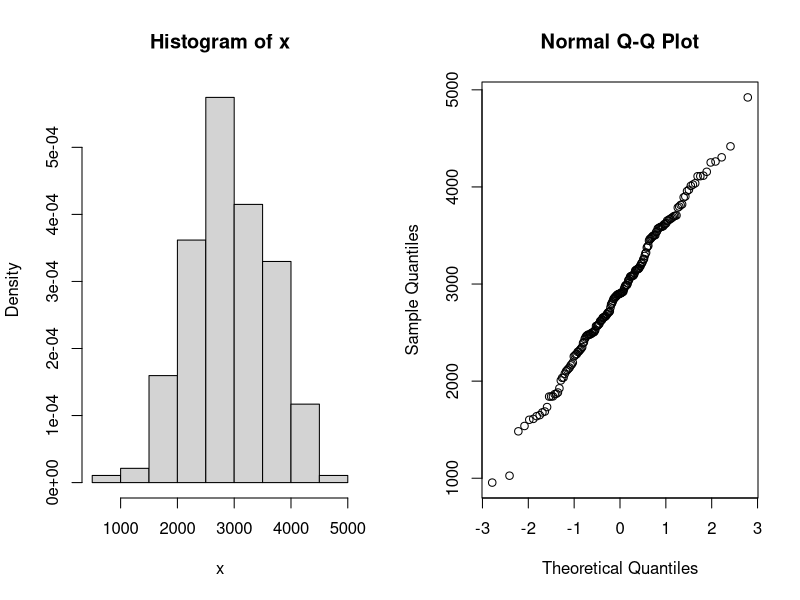
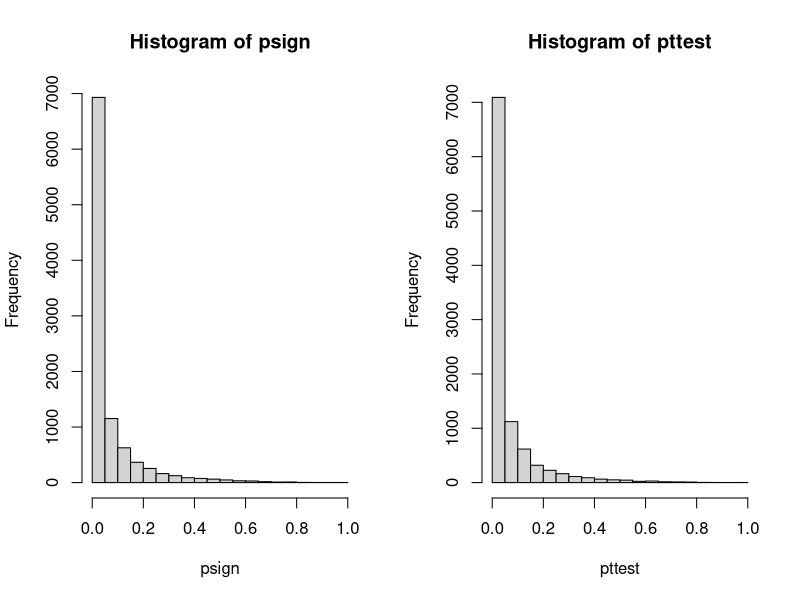
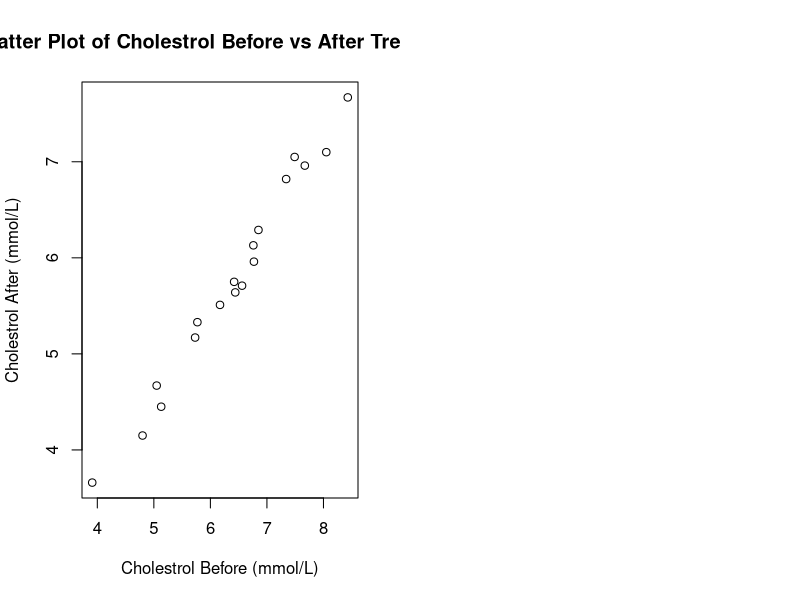
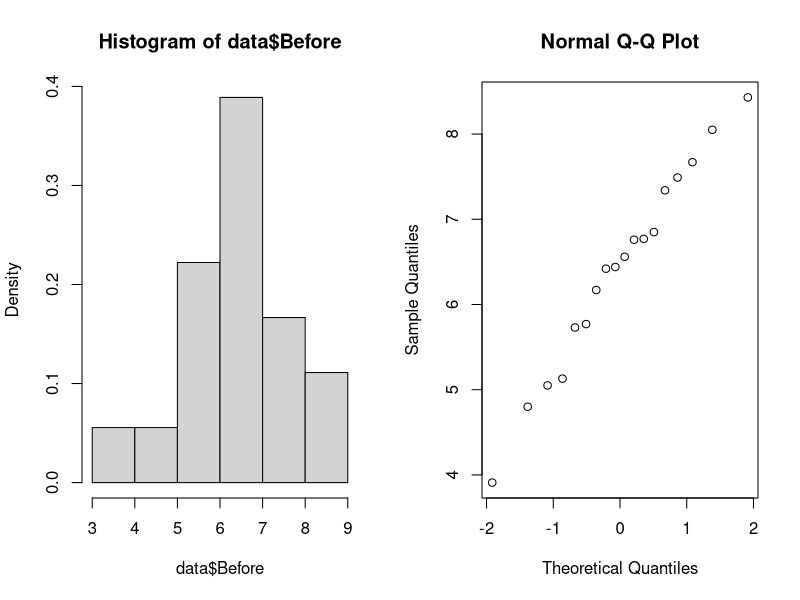
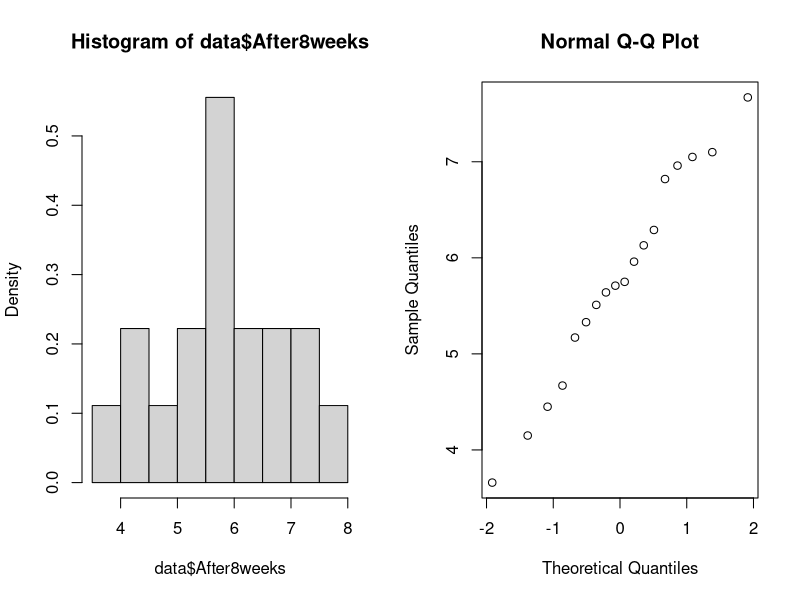
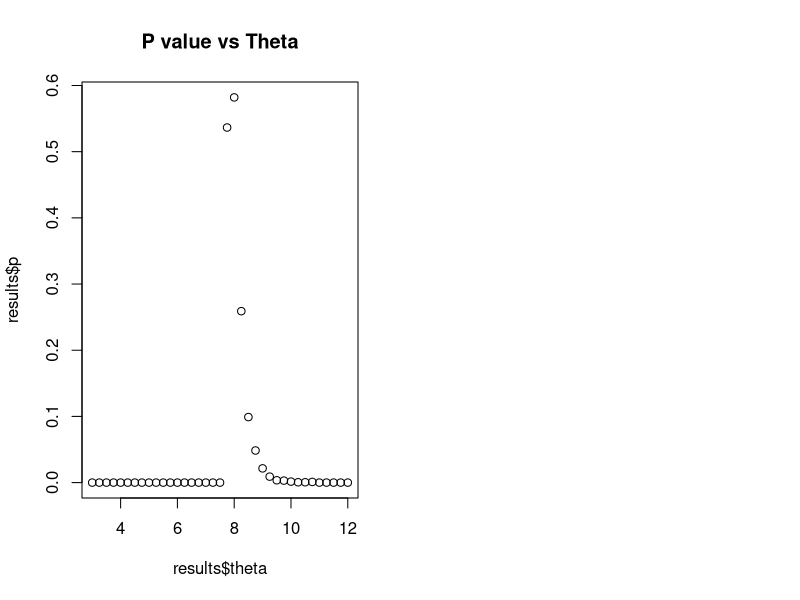

These figures' R source, in order:
## ---- chunk 1
data = read.table("birthweight.txt", header=T)
par(mfrow=c(1,2))
# use x as alias for the dataset
x = data$birthweight

# checking normality
hist(x, freq=F)
qqnorm(x)
shapiro.test(x)

t.test(x, conf.level=0.96)

# calculate min sample size needed
tval = qt(0.98, length(x))
m = 50
n = (tval * sd(x) / m) ** 2
print(sprintf("min sample size, n = %.2f", n))

## ---- chunk 2
B = 10000
Tstar = numeric(B)
for (i in 1:B){
  # sample with replacement, for a new sample of same length(x)
  Xstar = sample(x, replace=TRUE)
  Tstar[i] = mean(Xstar) 
}

Tstar02 = quantile(Tstar, 0.02)
Tstar04 = quantile(Tstar, 0.98)
print(sprintf("Bootstrap 96%% CI = [%.2f, %.2f]", Tstar02, Tstar04))
## ---- chunk 3
res = t.test(x, mu=2800, alt="g")
res #[[4]]
## ---- chunk 4
res = wilcox.test(x, mu=2800, alt="g")
res
## ---- chunk 5

B = 10000; n = length(x)
psign=numeric(B) ## will contain p-values of sign test
pttest=numeric(B) ## will contain p-values of t-test
for(i in 1:B) {
  y = rnorm(n, mean=mean(x),sd=sd(x)) ## generate data under H1 with mu=0.5
  mu = 2800
  pttest[i] = t.test(y, mu=mu, alternative="greater")[[3]] ## extract p-value
  psign[i] = wilcox.test(y, mu=mu, alt="g")[[3]]
  #psign[i] = binom.test(sum(x>0),n,p=0.5)[[3]]
} ## extract p-value
signPower = sum(psign<0.05) / B
tPower = sum(pttest<0.05) / B

print(sprintf("wilcox signed rank test power = %.4f, t-test power = %.4f", signPower, tPower))
par(mfrow=c(1,2))
hist(psign)
hist(pttest)

## ---- chunk 6
# compute pHat based on the data:
pHat = sum(x < 2600) / length(x)
n = length(x)
# compute z_{\alpha/2}
z = (pHat - 0.25) / sqrt((pHat * (1-pHat)) / n)
sprintf("pHat = %.5f, z = %.5f", pHat, z)
# compute alpha:
alpha = 2 * pnorm(z, lower.tail = F)
ciLevel = 1 - alpha
sprintf("confidence interval level = %.5f", ciLevel)

ciUpper = pHat + z * sqrt((pHat * (1-pHat)) / n)
ciLower = pHat - z * sqrt((pHat * (1-pHat)) / n)
sprintf("final confidence interval = [%.4f, %.4f]", ciLower, ciUpper)
## ---- chunk 7
prop.test(c(34, 28), c(95, 93))
#prop.test(c(34, 28), c(95, 93))
## ---- chunk 8
data = read.table("cholesterol.txt", header=T)

plot(data$Before, data$After8weeks, main="Scatter Plot of Cholestrol Before vs After Treatment", xlab="Cholestrol Before (mmol/L)", ylab="Cholestrol After (mmol/L)")

# checking normality:
par(mfrow=c(1,2))
hist(data$Before, freq=F)
qqnorm(data$Before)
shapiro.test(data$Before)

hist(data$After8weeks, freq=F)
qqnorm(data$After8weeks)
shapiro.test(data$After8weeks)
## ---- chunk 9
cor.test(data$Before, data$After8weeks)
## ---- chunk 10

## ---- chunk 11
xbar = mean(data$After8weeks)
s = sd(data$After8weeks)
n = length(data$After8weeks)
#qt(0.95, df=n-1)

m = qt(0.95, df=n-1) * (s / sqrt(n))
# compute CI for \bar{x}
xBarLow = xbar - m
xBarHigh = xbar + m
sprintf("CI for xbar = [%.4f, %.4f]", xBarLow, xBarHigh)

# use results to compute CI for \theta
thetaLow = 2 * xBarLow - 3
thetaHigh = 2 * xBarHigh - 3
sprintf("CI for theta = [%.4f, %.4f]", thetaLow, thetaHigh)
## ---- chunk 12
# returns TRUE if X ~Unif(3, theta) is plausible (p > 0.05)
doBootstrap = function (x, theta, makePlot=FALSE) {
  n = length(x)
  t = max(x)
  B = 4000
  tstar = numeric(B)
  for (i in 1:B) {
    xstar = runif(n, min=3, max=theta)
    tstar[i] = max(xstar)
  }
  
  pl = sum(tstar<t) / B
  pr = sum(tstar>t) / B
  p = 2 * min(pl, pr) # e.g. 0.038
  
  if (makePlot) {
  # make histogram:
    hist(tstar,prob=T, main="Histogram of tstar", freq=F)
    lines(rep(t,2), c(0,0.03), col="red", lwd=2)
    axis(1,t,expression(paste("t")))
    print(sprintf("p = %.4f", p))
  }
  #return(p >= 0.05);
  return(data.frame(theta=theta, p=p, valid=(p>=0.05)))
}

#results = data.frame(p=c(), valid=c())
results = NULL
for (theta in seq(3,12,0.25)){
  cur = 
    doBootstrap(data$After8weeks, theta, makePlot=FALSE)
  if (is.null(results)) {
    results = cur
  } else {
    results = rbind(results, cur)
  }
}
plot(results$theta, results$p, main="P value vs Theta")
results
#sprintf("res = %d", res)
## ---- chunk 13

## ---- chunk 14
data = read.table("diet.txt", header=T)
#data
## ---- chunk 15
library(MASS)
data = npk
#data
